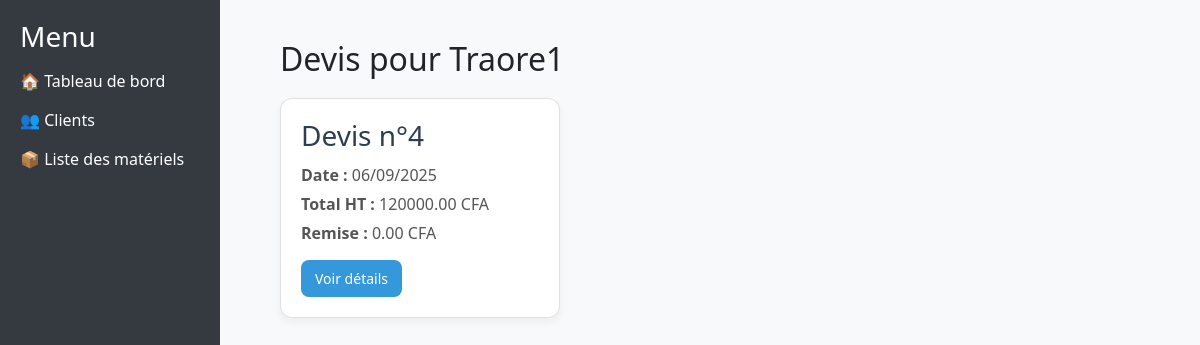
Screenshot of /clients/traore/devis/ with the database file from the repository.
### devis_app/models.py (models this page shows, shortened)
class Client(models.Model):
    nom = models.CharField(max_length=100)
    prenom = models.CharField(max_length=100)
    email = models.EmailField()
    telephone = models.CharField(max_length=20, blank=True, null=True)
    adresse = models.CharField(max_length=255, blank=True, null=True)
    date_creation = models.DateTimeField(auto_now_add=True)
    slug = models.SlugField(unique=True, blank=True)

class Devis(models.Model):
    numero_devis = models.CharField(max_length=20, unique=True, blank=True)
    date_emission = models.DateField(default=now)
    date_validite = models.DateField(default=default_date_validite)
    date_proforma = models.DateField(default=now)
    regime_vente = models.CharField(max_length=10, default="TTC")
    detail_proposition = models.TextField(default='', null=True, blank=True)
    slug = models.SlugField(max_length=100, unique=True, blank=True)
    total_ht = models.DecimalField(max_digits=12, decimal_places=2, default=Decimal('0.00'))
    total_remise = models.DecimalField(max_digits=12, decimal_places=2, default=Decimal('0.00'))
    total_ht_remise = models.DecimalField(max_digits=12, decimal_places=2, default=Decimal('0.00'))
    tva = models.DecimalField(max_digits=5, decimal_places=2, default=Decimal('18.00'))
    total_ttc = models.DecimalField(max_digits=12, decimal_places=2, default=Decimal('0.00'))
    total_ttc_lettres = models.CharField(max_length=255, blank=True, default='')
    qr_code = models.ImageField(upload_to='qrcodes/', blank=True, null=True)
    client = models.ForeignKey('Client', on_delete=models.SET_NULL, null=True, blank=True, related_name="devis")

### devis_app/views.py (the view)
# urls.py: path('clients/<slug:slug>/devis/', views.devis_par_client, name='devis_par_client'),
def devis_par_client(request, slug):
    client = get_object_or_404(Client, slug=slug)
    devis_list = Devis.objects.filter(client=client)
    return render(request, 'devis_par_client.html', {
        'client': client,
        'devis_list': devis_list
    })

### devis_app/templates/devis_par_client.html (shortened to what this page needs)
{% extends "base.html" %}
{% block content %}
<div class="main-content">
    <h2>Devis pour {{ client.nom }}</h2>
    {% if devis_list %}
        <div class="devis-container">
            {% for devis in devis_list %}
                <div class="devis-card">
                    <h3>Devis n°{{ devis.id }}</h3>
                    <p><strong>Date :</strong> {{ devis.date_emission|date:"d/m/Y" }}</p>
                    <p><strong>Total HT :</strong> {{ devis.total_ht }}  CFA</p>
                    <p><strong>Remise :</strong> {{ devis.total_remise }}  CFA</p>
                    <a href="{% url 'detail_devis' devis.slug %}" class="btn-detail">Voir détails</a>
                </div>
            {% endfor %}
        </div>
    {% else %}
        <p>Aucun devis trouvé pour ce client.</p>
    {% endif %}
</div>
{% endblock %}

### devis_app/templates/base.html (style rules this page uses)
body { display: flex; min-height: 100vh; margin: 0; background-color: #f8f9fa; }

### devis_app/templates/devis_par_client.html (style rules this page uses)
.main-content { margin-left: 20px; padding: 20px; }
.devis-container { display: grid; grid-template-columns: repeat(auto-fill, minmax(280px, 1fr)); gap: 20px; margin-top: 20px; }
.devis-card { background: #fff; border: 1px solid #e0e0e0; border-radius: 12px; padding: 20px; box-shadow: 0 4px 8px rgba(0,0,0,0.05); transition: transform 0.2s ease, box-shadow 0.2s ease; }
.devis-card h3 { margin: 0 0 10px; color: #2c3e50; }
.devis-card p { margin: 5px 0; color: #555; }
.btn-detail { display: inline-block; margin-top: 10px; padding: 8px 14px; background: #3498db; color: #fff; text-decoration: none; border-radius: 8px; font-size: 14px; transition: background 0.3s ease; }

### rows the page displays
Client: nom "Traore1"
Devis: id "4", date_emission "06/09/2025", total_ht "120000.00", total_remise "0.00"
